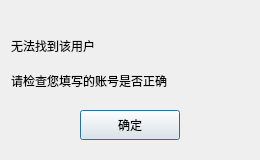
<?xml version="1.0" encoding="UTF-8"?>
<ui version="4.0">
 <class>FindFailDlg</class>
 <widget class="QDialog" name="FindFailDlg">
  <property name="geometry">
   <rect>
    <x>0</x>
    <y>0</y>
    <width>260</width>
    <height>160</height>
   </rect>
  </property>
  <property name="windowTitle">
   <string>Dialog</string>
  </property>
  <layout class="QVBoxLayout" name="verticalLayout">
   <item>
    <spacer name="verticalSpacer">
     <property name="orientation">
      <enum>Qt::Orientation::Vertical</enum>
     </property>
     <property name="sizeType">
      <enum>QSizePolicy::Policy::Fixed</enum>
     </property>
     <property name="sizeHint" stdset="0">
      <size>
       <width>20</width>
       <height>20</height>
      </size>
     </property>
    </spacer>
   </item>
   <item>
    <widget class="QLabel" name="fail_tip">
     <property name="maximumSize">
      <size>
       <width>16777215</width>
       <height>30</height>
      </size>
     </property>
     <property name="text">
      <string>无法找到该用户</string>
     </property>
    </widget>
   </item>
   <item>
    <widget class="QLabel" name="fail_tip2">
     <property name="maximumSize">
      <size>
       <width>16777215</width>
       <height>30</height>
      </size>
     </property>
     <property name="text">
      <string>请检查您填写的账号是否正确</string>
     </property>
    </widget>
   </item>
   <item>
    <widget class="QWidget" name="widget" native="true">
     <layout class="QHBoxLayout" name="horizontalLayout">
      <item>
       <widget class="ClickedBtn" name="fail_sure_btn">
        <property name="minimumSize">
         <size>
          <width>100</width>
          <height>30</height>
         </size>
        </property>
        <property name="maximumSize">
         <size>
          <width>100</width>
          <height>30</height>
         </size>
        </property>
        <property name="text">
         <string>确定</string>
        </property>
       </widget>
      </item>
     </layout>
    </widget>
   </item>
  </layout>
 </widget>
 <customwidgets>
  <customwidget>
   <class>ClickedBtn</class>
   <extends>QPushButton</extends>
   <header location="global">clickedbtn.h</header>
  </customwidget>
 </customwidgets>
 <resources/>
 <connections/>
</ui>
